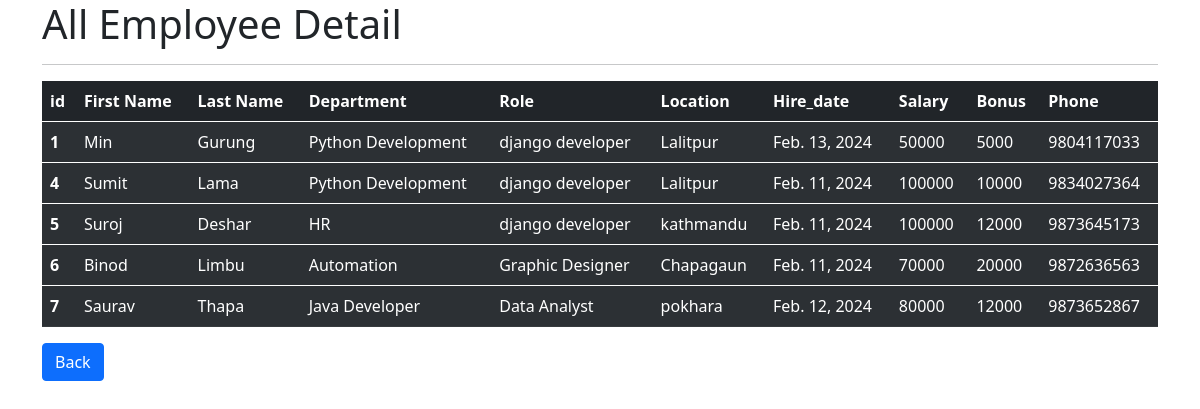
The page /view_emp on the database its author committed.
### emp_app/models.py (models this page shows, shortened)
class Employee(models.Model):
    first_name = models.CharField(max_length=30, null = False)
    last_name = models.CharField(max_length=30)
    dept = models.ForeignKey(Department, on_delete=models.CASCADE)
    role = models.ForeignKey(Role, on_delete=models.CASCADE)
    salary = models.IntegerField(default=0)
    bonus = models.IntegerField(default=0)
    hire_date = models.DateField()
    phone = models.IntegerField(default=0)

class Department(models.Model):
    name = models.CharField(max_length=30, null=False)
    location = models.CharField(max_length=100)

class Role(models.Model):
    name = models.CharField(max_length=30, null=False)

### emp_app/views.py (the view)
# urls.py: path('view_emp', views.view_emp, name = "view_emp"),
def view_emp(request):
    emps = Employee.objects.all()
    context = {
        'emps': emps
    }
    return render(request, 'view_emp.html', context)

### emp_app/templates/view_emp.html (shortened to what this page needs)
<!doctype html>
<html lang="en">
  <head>
    <link href="https://cdn.jsdelivr.net/npm/bootstrap@5.0.2/dist/css/bootstrap.min.css" rel="stylesheet">
  </head>
  <body>
    <div class="container">
        <h1>All Employee Detail</h1>
        <hr>
        <table class="table table-dark table-striped">
            <thead>
              <tr>
                <th scope="col">id</th>
                <th scope="col">First Name</th>
                <th scope="col">Last Name</th>
                <th scope="col">Department</th>
                <th scope="col">Role</th>
                <th scope="col">Location</th>
                <th scope="col">Hire_date</th>
                <th scope="col">Salary</th>
                <th scope="col">Bonus</th>
                <th scope="col">Phone</th>
              </tr>
            </thead>
            {% for emp in emps %}
            <tbody>
              <tr>
                <th scope="row">{{emp.id}}</th>
                <td>{{emp.first_name}}</td>
                <td>{{emp.last_name}}</td>
                <td>{{emp.dept.name}}</td>
                <td>{{emp.role.name}}</td>
                <td>{{emp.dept.location}}</td>
                <td>{{emp.hire_date}}</td>
                <td>{{emp.salary}}</td>
                <td>{{emp.bonus}}</td>
                <td>{{emp.phone}}</td>
              </tr>
            </tbody>
            {% endfor %}
          </table>
          <a class="btn btn-primary" href="/" role="button">Back</a>
    </div>
  </body>
</html>

### rows shown on the page
Employee: id "1", first_name "Min", last_name "Gurung", dept.name "Python Development", role.name "django developer", dept.location "Lalitpur", hire_date "Feb. 13, 2024", salary "50000", bonus "5000", phone "9804117033"
Employee: id "4", first_name "Sumit", last_name "Lama", dept.name "Python Development", role.name "django developer", dept.location "Lalitpur", hire_date "Feb. 11, 2024", salary "100000", bonus "10000", phone "9834027364"
Employee: id "5", first_name "Suroj", last_name "Deshar", dept.name "HR", role.name "django developer", dept.location "kathmandu", hire_date "Feb. 11, 2024", salary "100000", bonus "12000", phone "9873645173"
Employee: id "6", first_name "Binod", last_name "Limbu", dept.name "Automation", role.name "Graphic Designer", dept.location "Chapagaun", hire_date "Feb. 11, 2024", salary "70000", bonus "20000", phone "9872636563"
Employee: id "7", first_name "Saurav", last_name "Thapa", dept.name "Java Developer", role.name "Data Analyst", dept.location "pokhara", hire_date "Feb. 12, 2024", salary "80000", bonus "12000", phone "9873652867"
